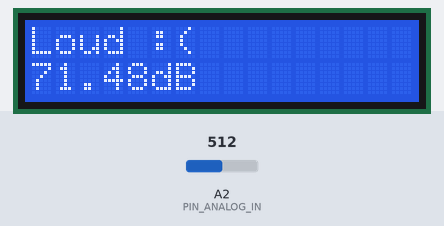
Simulated run of this sketch. Board: Arduino Uno, built with avr-gcc and run on an emulated ATmega328P. On the bench: 16×2 character LCD. Inputs (shaded band) come from the test bench; at power-on: A2 (PIN_ANALOG_IN) = 512.

Above: at 1.2 s.
1.3 s: A2 (PIN_ANALOG_IN) set to 12
At 2.6 s:
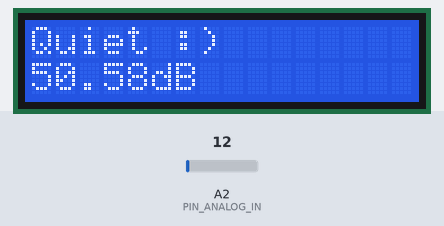
3.0 s: A2 (PIN_ANALOG_IN) set to 0
At 4.2 s:
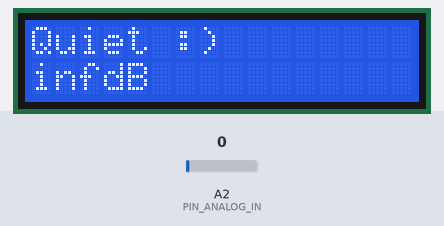
4.5 s: A2 (PIN_ANALOG_IN) set to 23
At 5.8 s:
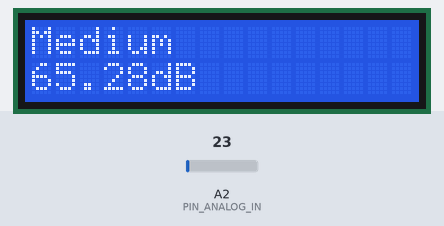
6.1 s: A2 (PIN_ANALOG_IN) set to 26
At 6.4 s:
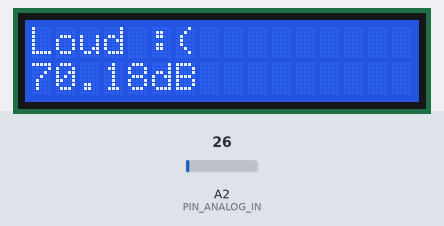
Timing chart, 0 to 8.6 s (numbered marks = the images above; inputs shaded):
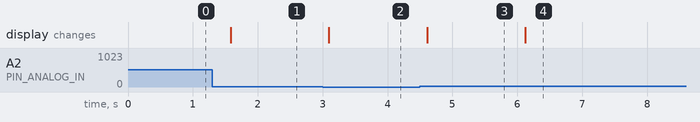

The sketch:

Measure_dB.ino
```cpp
// (licence header left out)
#include <LiquidCrystal.h>

const float dBAnalogQuiet = 10; // calibrated value from analog input (48 dB equivalent) ตั้งการ calibrated dB
const float dBAnalogMedium = 12;
const float dBAnalogLoud = 17;

LiquidCrystal lcd(7, 8, 9, 10, 11, 12);

#define PIN_ANALOG_IN A2

void setup()
{

  lcd.begin(16, 2);

  pinMode(A2, INPUT);
}

void loop()
{
  int value;
  float decibelsValueQuiet = 49;
  float decibelsValueMedium = 65;
  float decibelsValueLoud = 70;

  value = analogRead(PIN_ANALOG_IN);

  if (value < 13)
  {
    decibelsValueQuiet += 20 * log10(value/dBAnalogQuiet);
    printDecibels("Quiet :)", decibelsValueQuiet);
    }
  else if ((value > 13) && ( value <= 23) )
  {
    decibelsValueMedium += log10(value/dBAnalogMedium);
    printDecibels("Medium", decibelsValueMedium);
  }
  else if(value > 22)
  {
    decibelsValueLoud += log10(value/dBAnalogLoud);
    printDecibels("Loud :(", decibelsValueLoud);
  }
  delay(500);
}

void printDecibels (const char* volume, float dBs)
{
  lcd.clear();
  lcd.setCursor(0,0);
  lcd.print(volume);
  lcd.setCursor(0, 1);
  lcd.print(dBs);
  lcd.print("dB");
}
```

Measured:
- the behaviour switches between 23 and 24 on A2 (PIN_ANALOG_IN) (found by bisection; images 3 and 4)
- after the input at 1.3 s, the display: changes after 0.28 s (image 1)
- after the input at 3.0 s, the display: changes after 0.10 s (image 2)
- after the input at 4.5 s, the display: changes after 0.11 s (image 3)
- after the input at 6.1 s, the display: changes at once (image 4)
